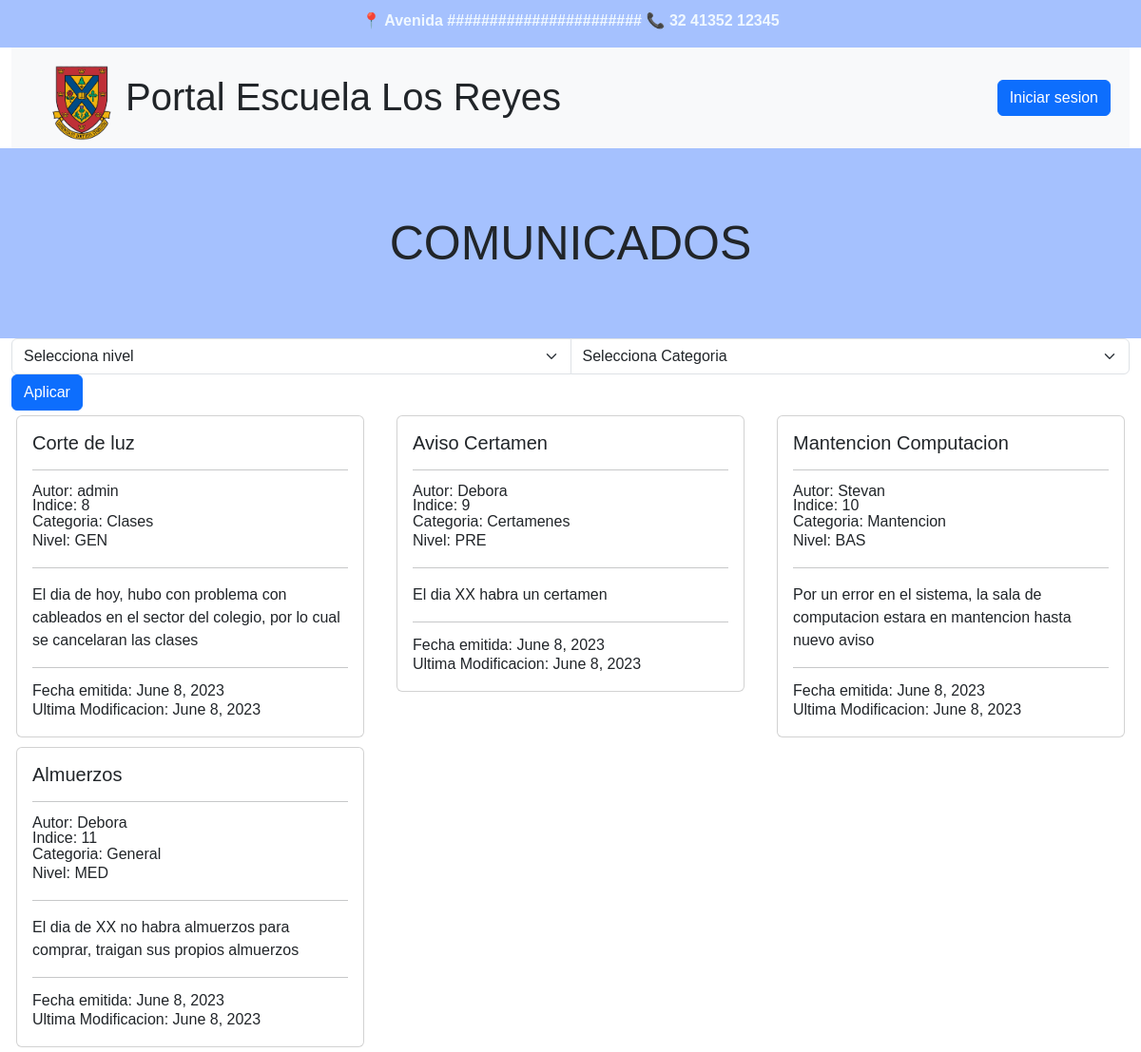
The app's page /, older data.
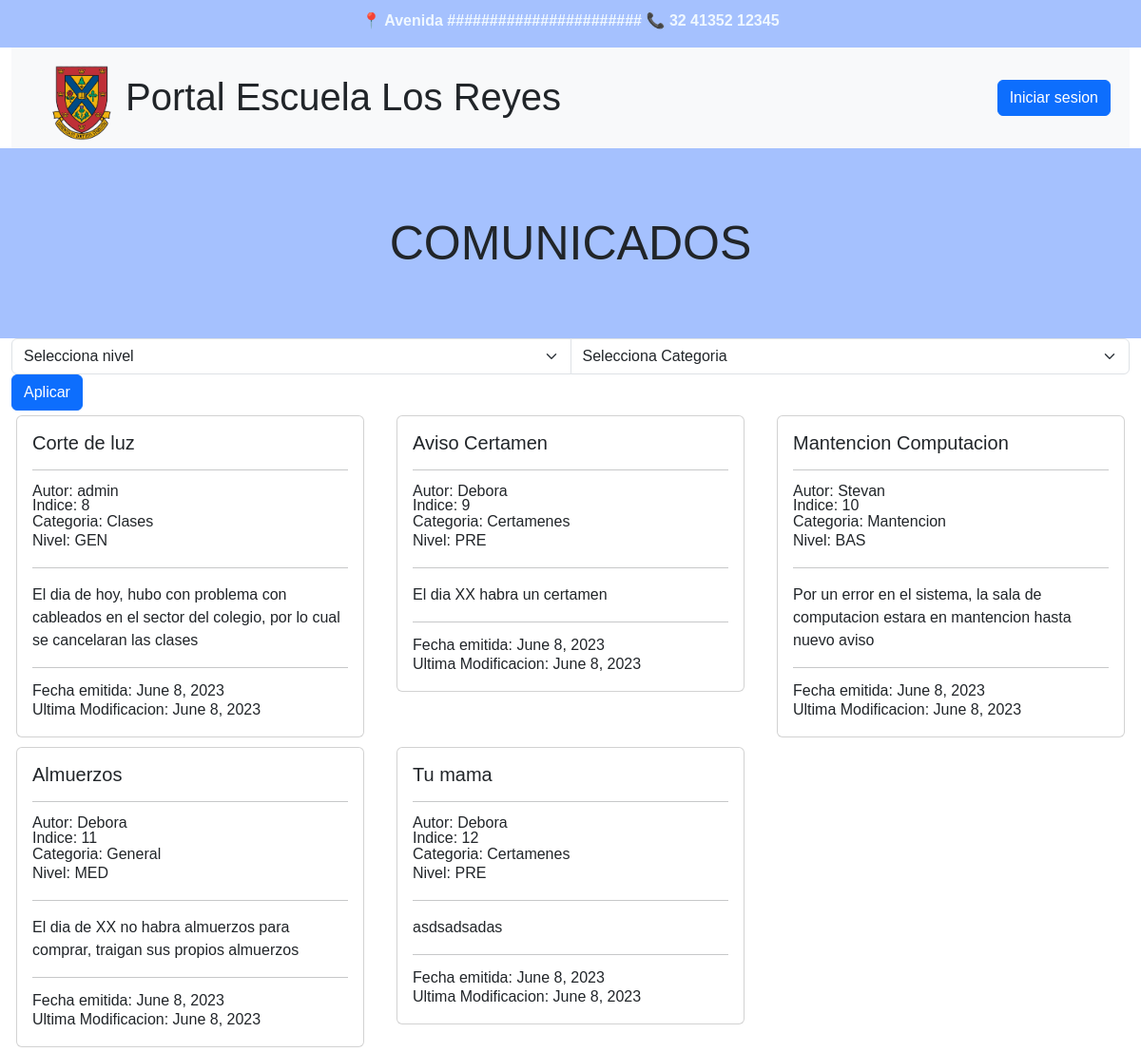
The same page, newer data.
### core/models.py (models this page shows, shortened)
class Comunicado(models.Model):
    NIVEL_CHOICES = [
    ("GEN", "General"),
    ("PRE", "Ciclo Preescolar"),
    ("BAS", "Ciclo Basico"),
    ("MED", "Ciclo Medio"),
]
    titulo= models.CharField(max_length=30)
    detalle= models.CharField(max_length=128)
    nivel= models.CharField(max_length=3, choices=NIVEL_CHOICES)
    fkcategoria= models.ForeignKey(Categoria, on_delete=models.CASCADE)
    fecha_emision= models.DateField()
    fecha_modificacion= models.DateField()
    usuario = models.ForeignKey(User, on_delete=models.CASCADE, null=True, default=None)

class Categoria(models.Model):
    nombre = models.CharField(max_length=30)
    descripcion = models.CharField(max_length=128)
    def __str__(self):
        return self.nombre

### core/views.py (the view)
# urls.py: 2. Add a URL to urlpatterns:  path('', views.home, name='home')
def home(request):
    nivel = request.GET.get('nivel', None)
    categorias = request.GET.get('categoria', None)
    comunicados = Comunicado.objects.all()
    comunicados = Comunicado.objects.order_by('-fecha_emision')
    categoria = Categoria.objects.all()
    if nivel:
        comunicados = comunicados.filter(nivel=nivel)
    if categorias:
        comunicados = comunicados.filter(fkcategoria=categorias)
    data = {
        'comunicados': comunicados,
        'categorias': categoria
    }
    return render(request,'core/home.html',data)

### core/templates/core/home.html (shortened to what this page needs)
{% load static %}
<!DOCTYPE html>
<html lang="en">
  <head>
    <link
      href="https://cdn.jsdelivr.net/npm/bootstrap@5.3.0-alpha2/dist/css/bootstrap.min.css"
      rel="stylesheet"
>
  </head>
  <body>
    <div class="container-fluid">
      <div class="row primero">
        <div class="col"> <p id="blanco"> 📍 Avenida ####################### 📞
            32 41352 12345 </p></div>
      </div>
      <nav class="navbar navbar-expand-lg bg-body-tertiary">
        <div class="container-fluid">
          <div class="collapse navbar-collapse" id="navbarSupportedContent">
            <ul class="navbar-nav me-auto mb-2 mb-lg-0">
              <li class="nav-item">
                <img id="logo" src='{% static "img/logo_final.png" %}'
                  height="80px">
              </li>
              <li class="nav-item">
                <h1 style="margin-top:20px">Portal Escuela Los Reyes</h1>
              </li>
            </ul>
            <div class="d-grid gap-2 d-md-flex justify-content-md-end">
              <button class="btn btn-primary me-md-2" type="button"> <a
                  href="/admin">Iniciar sesion</a></button>
            </div>
          </div>
        </div>
      </nav>
      <div class="row tercero">
        <div class="col comunicado"> <h2> COMUNICADOS</h2></div>
      </div>
      <div class="row">
        <form class="form">
          <div class="input-group" method="GET">
            <select name="nivel" class="form-select"
              aria-label="Default select example">
              <option value>Selecciona nivel</option>
            </select>
            <select name="categoria" class="form-select"
              aria-label="Default select example">
              <option value>Selecciona Categoria</option>
            </select>
          </div>
          <div class="input-group-append">
            <button class="btn btn-primary" type="submit">Aplicar</button>
          </div>
        </form>
      </div>
      <div class="row cuarto">
        {% if comunicados%}
        {% for comunic in comunicados %}
        <div class="col-4">
          <div class="card" style="margin:5px">
            <div class="card-body">
              <h5 class="card-title">{{ comunic.titulo}} </h5>
              <hr />
              <h6 class="card-subtitle">Autor: {{comunic.usuario}}</h6>
              <h6 class="card-subtitle">Indice: {{comunic.id}}</h6>
              <p class="card-subtitle">Categoria: {{ comunic.fkcategoria}}</p>
              <p class="card-subtitle">Nivel: {{ comunic.nivel}}</p>
              <hr />
              <p class="card-text"> {{comunic.detalle}}</p>
              <hr />
              <p class="card-subtitle">Fecha emitida: {{ comunic.fecha_emision}}</p>
              <p class="card-subtitle">Ultima Modificacion: {{comunic.fecha_modificacion}}</p>
            </div>
          </div>
        </div>
        {% if forloop.counter|divisibleby:3 %}</div><div class="row">{%endif%}
        {% if forloop.last %}</div>{%endif%}
      {% endfor %}
      {% else %}
      <div class="alert alert-danger"> No hay comunicados</div>
      {% endif %}
    </div>
  </body>
</html>

Row changes from the older to the newer data that the page shows:
added Comunicado: titulo "Tu mama", usuario "Debora", id "12", fkcategoria "Certamenes", nivel "PRE", detalle "asdsadsadas", fecha_emision "June 8, 2023", fecha_modificacion "June 8, 2023"
